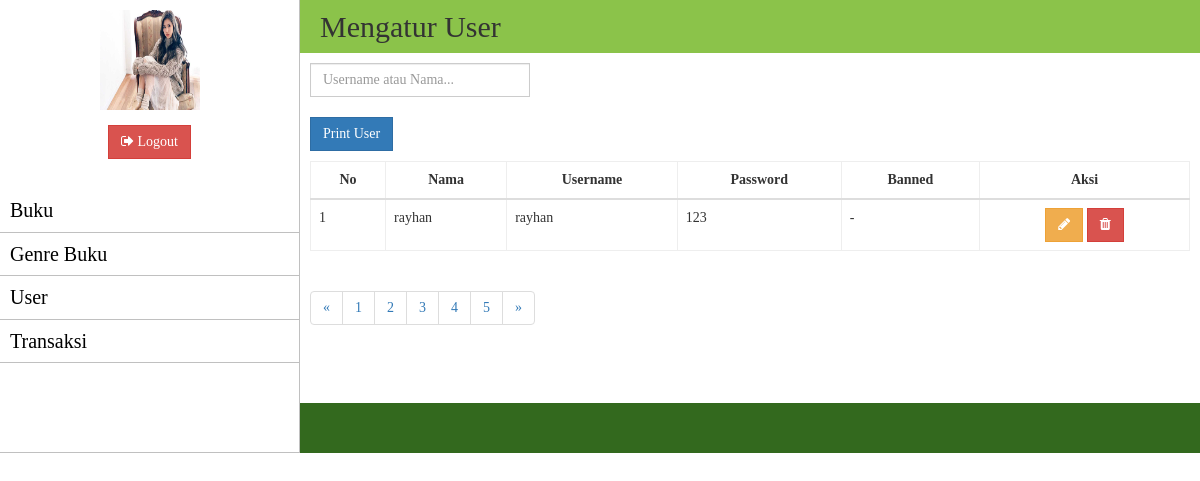
The page /admin/user/index.php?p=rayhan (signed in) on the database its author committed.
### tables this page shows
CREATE TABLE `tbl_user` (
  `id_user` int(11) NOT NULL,
  `nama` varchar(50) NOT NULL,
  `username` varchar(50) NOT NULL,
  `password` varchar(50) NOT NULL,
  `email` varchar(50) NOT NULL,
  `no_telepon` varchar(15) NOT NULL,
  `alamat` varchar(50) NOT NULL,
  `blokir` int(11) DEFAULT '1'
);

### admin/user/index.php (the view, shortened to what this page needs)
<?php
require_once"../../element/sidebar.php";
?>
<div class="content-header">
<h2>Mengatur User</h2>
</div>
<div class="content-isi">
	<div class="col-lg-3 search">
	<form action="" method="get">
	<input type="search" name="p" id="inputSearch" class="form-control" placeholder="Username atau Nama..."><br><a class="btn btn-primary"  href="print1.php"> Print User</a>
	</form>
	</div>
	<div class="tabel-toko">
		<div class="table-responsive">
			<table class="table table-hover" border="1">
				<thead>
					<tr>
						<th>No</th>
						<th>Nama</th>
						<th>Username</th>
						<th>Password</th>
						<th>Banned</th>
						<th>Aksi</th>
					</tr>
				</thead>
				<tbody>
					<?php
					$p=@$_GET['p'];
					$sql_select_user=mysql_query("SELECT * FROM tbl_user WHERE username LIKE'%$p%' or nama LIKE'%$p%'");
					$no=1;
					while ($select_user=mysql_fetch_array($sql_select_user)) { ?>
					<tr>
						<td><?php echo $no++; ?></td>
						<td><?php echo $select_user['nama']; ?></td>
						<td><?php echo $select_user['username']; ?></td>
						<td><?php echo $select_user['password']; ?></td>
						<td>
							<?php if ($select_user['blokir']==1) {
								echo "Dibanned";
							}
							else{
								echo "-";
							}
							?>
						</td>
						<td align="center">
						<a href="edit.php?id=<?php echo $select_user['id_user']; ?>" id="edit-data" class="btn btn-warning"><i class="fa fa-pencil"></i></a>
						<a href="proses.php?proses=delete&id=<?php echo $select_user['id_user']; ?>" class="btn btn-danger" onclick="return confirm ('Anda yakin ingin menghapus data')"><i class="fa fa-trash"></i></a>
						</td>
					</tr>
					<?php } ?>
				</tbody>
			</table>
		</div>
	</div>
	<ul class="pagination">
		<li><a href="#">&laquo;</a></li>
		<li><a href="#">1</a></li>
		<li><a href="#">2</a></li>
		<li><a href="#">3</a></li>
		<li><a href="#">4</a></li>
		<li><a href="#">5</a></li>
		<li><a href="#">&raquo;</a></li>
	</ul>
</div>
<?php
require_once"../../element/footer.php";
?>

### css/backend.css (style rules this page uses)
body { font-family: raleway; }
.btn { border-radius: 0; }
h1,h2,h3,h4,h5,h6 { margin:0px; }
.content-header { background-color: #8bc34a; padding:10px 20px; }
.content-isi { min-height: 350px; padding: 10px; }
.tabel-toko table { border:1px solid #eeeeee; }
.tabel-toko table th { text-align: center; }
.form-control { border-radius: 0; }
.search { padding: 0; margin-bottom: 10px; }

### rows shown on the page
tbl_user: nama "rayhan", username "rayhan", password "123"
